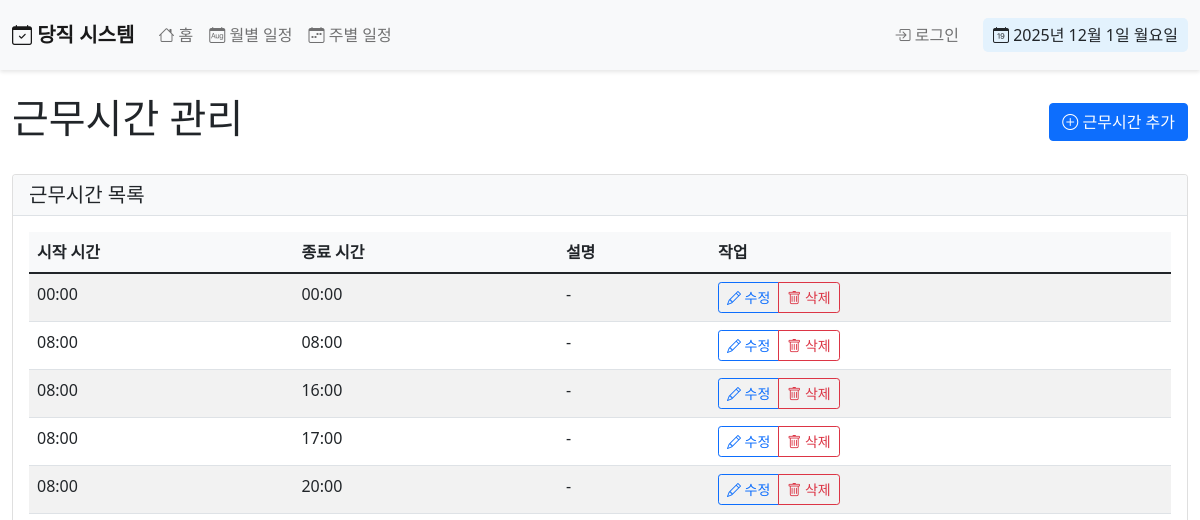
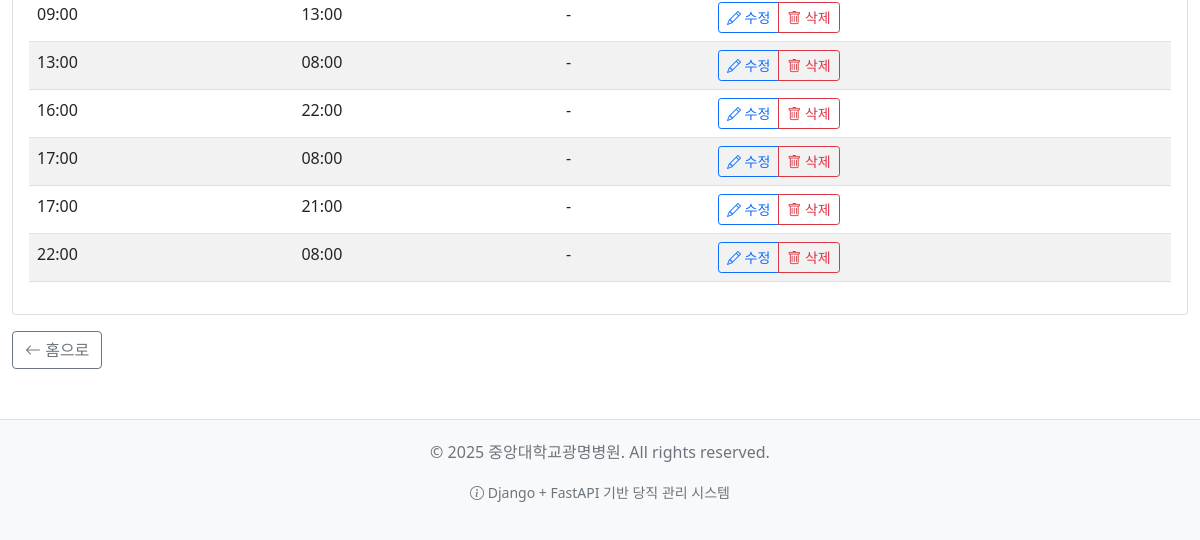
The page /schedule/work-schedules/ on the database as committed earlier (2 pictures, top to bottom).
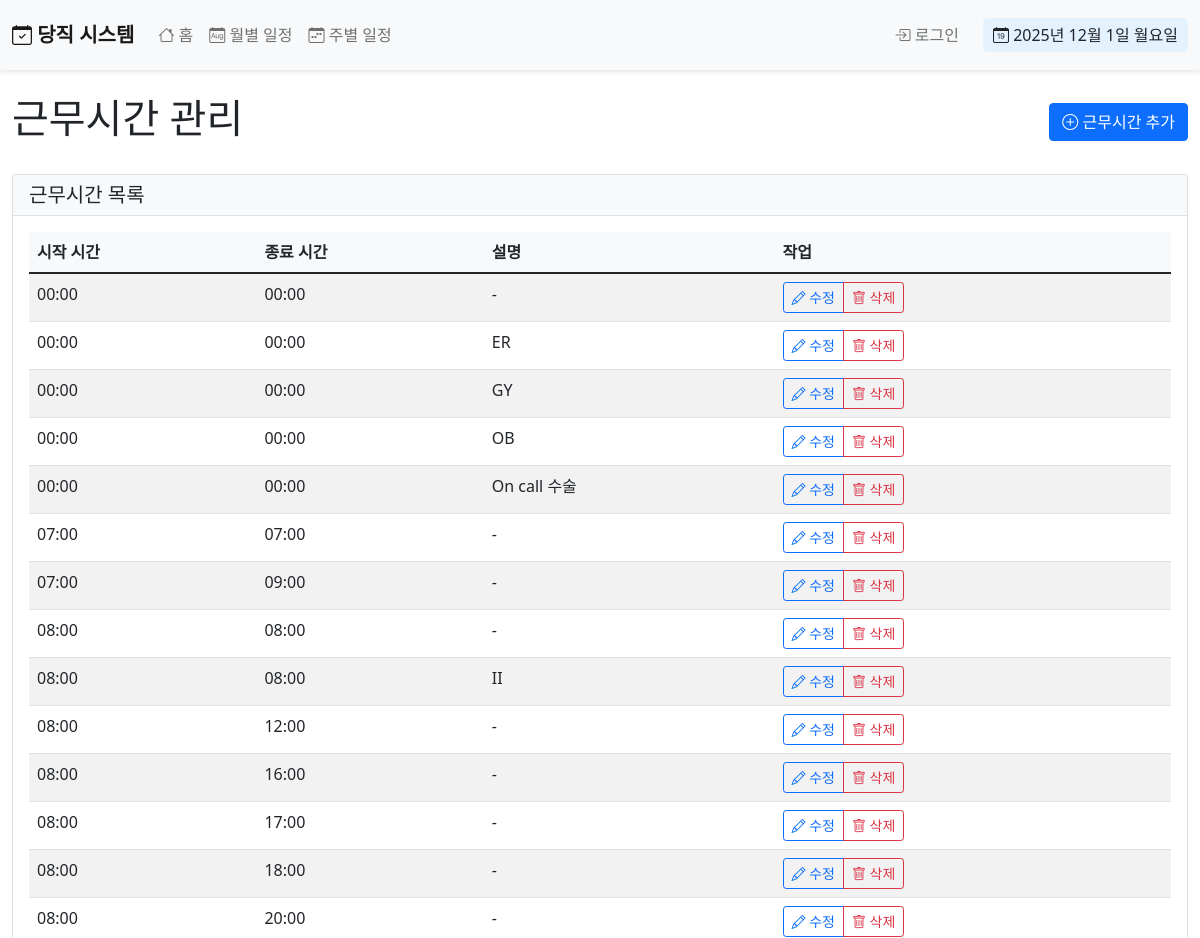
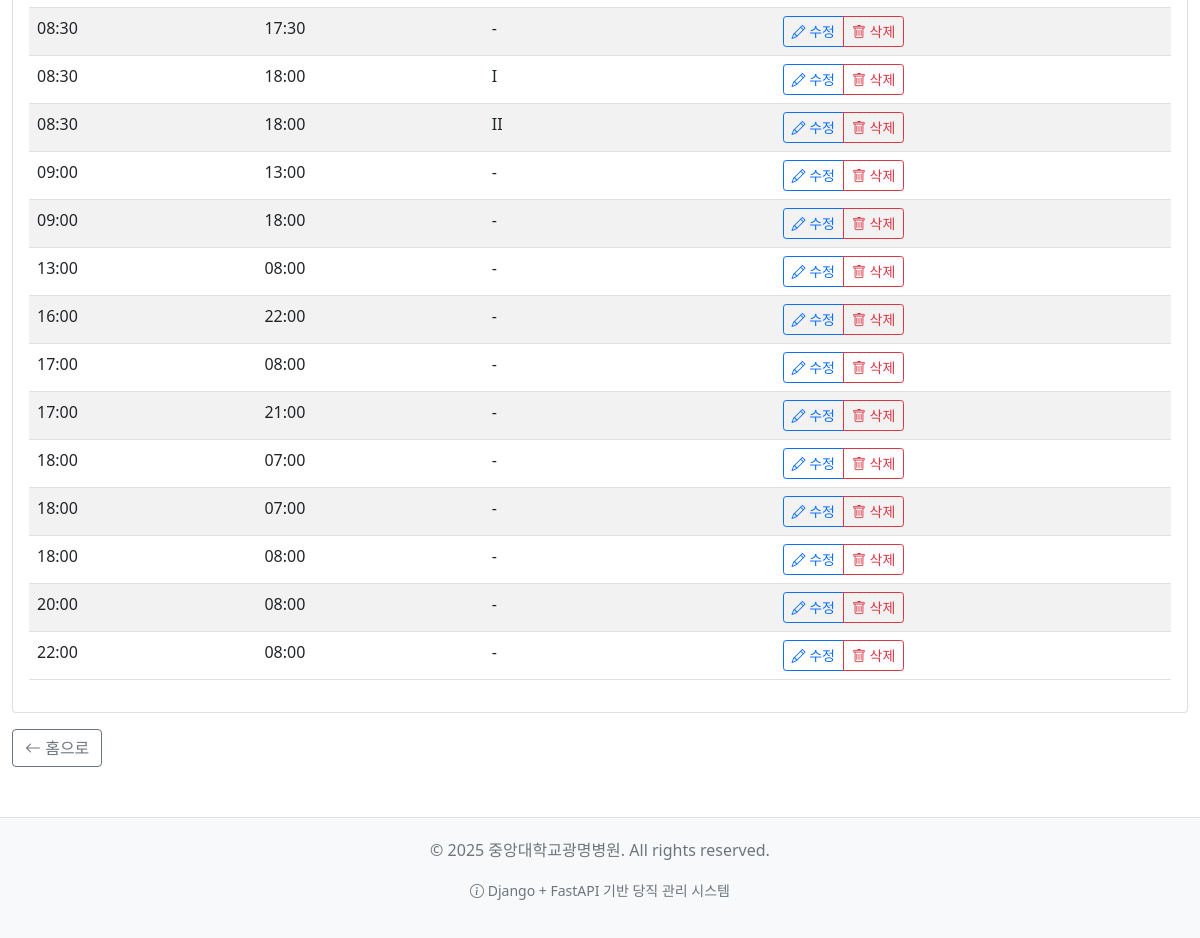
The same page on the database as committed later (2 pictures, top to bottom).
### schedule/models.py (models this page shows, shortened)
class WorkSchedule(models.Model):
    TIME_CHOICES = [
        ('00:00', '00:00'), ('00:30', '00:30'),
        ('01:00', '01:00'), ('01:30', '01:30'),
        ('02:00', '02:00'), ('02:30', '02:30'),
        ('03:00', '03:00'), ('03:30', '03:30'),
        ('04:00', '04:00'), ('04:30', '04:30'),
        ('05:00', '05:00'), ('05:30', '05:30'),
        ('06:00', '06:00'), ('06:30', '06:30'),
        ('07:00', '07:00'), ('07:30', '07:30'),
        ('08:00', '08:00'), ('08:30', '08:30'),
        ('09:00', '09:00'), ('09:30', '09:30'),
        ('10:00', '10:00'), ('10:30', '10:30'),
        ('11:00', '11:00'), ('11:30', '11:30'),
        ('12:00', '12:00'), ('12:30', '12:30'),
        ('13:00', '13:00'), ('13:30', '13:30'),
        ('14:00', '14:00'), ('14:30', '14:30'),
        ('15:00', '15:00'), ('15:30', '15:30'),
        ('16:00', '16:00'), ('16:30', '16:30'),
        ('17:00', '17:00'), ('17:30', '17:30'),
        ('18:00', '18:00'), ('18:30', '18:30'),
        ('19:00', '19:00'), ('19:30', '19:30'),
        ('20:00', '20:00'), ('20:30', '20:30'),
        ('21:00', '21:00'), ('21:30', '21:30'),
        ('22:00', '22:00'), ('22:30', '22:30'),
        ('23:00', '23:00'), ('23:30', '23:30'),
    ]
    start_time = models.CharField(max_length=10, verbose_name='시작 시간', choices=TIME_CHOICES)
    end_time = models.CharField(max_length=10, verbose_name='종료 시간', choices=TIME_CHOICES)
    description = models.CharField(max_length=100, blank=True, null=True, verbose_name='설명')
    departments = models.ManyToManyField(Department, blank=True, related_name='work_schedules', verbose_name='부서')
    class Meta:
        verbose_name = '근무 시간대'
        verbose_name_plural = '근무 시간대'
        ordering = ['start_time', 'end_time']
        unique_together = ['start_time', 'end_time', 'description']

### schedule/views.py (the view)
# urls.py: path('work-schedules/', views.WorkScheduleListView.as_view(), name='work_schedule_list'),
class WorkScheduleListView(ListView):
    model = WorkSchedule
    template_name = 'schedule/work_schedule_list.html'
    context_object_name = 'work_schedules'
    ordering = ['start_time', 'end_time']
    def get_context_data(self, **kwargs):
        context = super().get_context_data(**kwargs)
        return context

### logs/logging_config.py (called while the page is built)
def log_api_request(logger, request_data):
    logger.info(
        "API 요청",
        extra={
            'request_id': request_data.get('request_id'),
            'method': request_data.get('method'),
            'url': request_data.get('url'),
            'ip_address': request_data.get('ip_address'),
            'user_agent': request_data.get('user_agent'),
            'response_time': request_data.get('response_time'),
            'status_code': request_data.get('status_code'),
            'response_size': request_data.get('response_size'),
        }
    )

### schedule/context_processors.py (called while the page is built)
def current_date_processor(request):
    now = timezone.now()
    current_week = (now.day - 1) // 7 + 1
    return {
        'current_year': now.year,
        'current_month': now.month,
        'current_day': now.day,
        'current_week': current_week,
    }

### templates/schedule/work_schedule_list.html (shortened to what this page needs)
{% extends 'base.html' %}
{% block content %}
<div class="row">
    <div class="col-md-12">
        <div class="d-flex justify-content-between align-items-center mb-4">
            <h1>근무시간 관리</h1>
            <a href="{% url 'schedule:add_work_schedule' %}" class="btn btn-primary">
                <i class="bi bi-plus-circle"></i> 근무시간 추가
            </a>
        </div>
        <div class="card">
            <div class="card-header">
                <h5 class="mb-0">근무시간 목록</h5>
            </div>
            <div class="card-body">
                <div class="table-responsive">
                    <table class="table table-striped table-hover">
                        <thead>
                            <tr>
                                <th>시작 시간</th>
                                <th>종료 시간</th>
                                <th>설명</th>
                                <th>작업</th>
                            </tr>
                        </thead>
                        <tbody>
                            {% for work_schedule in work_schedules %}
                            <tr>
                                <td>{{ work_schedule.start_time }}</td>
                                <td>{{ work_schedule.end_time }}</td>
                                <td>{{ work_schedule.description|default:"-" }}</td>
                                <td>
                                    <div class="btn-group">
                                        <a href="{% url 'schedule:edit_work_schedule' pk=work_schedule.pk %}" class="btn btn-sm btn-outline-primary">
                                            <i class="bi bi-pencil"></i> 수정
                                        </a>
                                        <a href="{% url 'schedule:delete_work_schedule' pk=work_schedule.pk %}" class="btn btn-sm btn-outline-danger">
                                            <i class="bi bi-trash"></i> 삭제
                                        </a>
                                    </div>
                                </td>
                            </tr>
                            {% empty %}
                            <tr>
                                <td colspan="4" class="text-center">등록된 근무시간이 없습니다.</td>
                            </tr>
                            {% endfor %}
                        </tbody>
                    </table>
                </div>
            </div>
        </div>
        <div class="mt-3">
            <a href="{% url 'schedule:home' %}" class="btn btn-outline-secondary">
                <i class="bi bi-arrow-left"></i> 홈으로
            </a>
        </div>
    </div>
</div>
{% endblock %}

### templates/base.html (shortened to what this page needs)
<!DOCTYPE html>
<html lang="ko">
<head>
    <link href="https://cdn.jsdelivr.net/npm/bootstrap@5.1.3/dist/css/bootstrap.min.css" rel="stylesheet">
    <link rel="stylesheet" href="https://cdn.jsdelivr.net/npm/bootstrap-icons@1.7.2/font/bootstrap-icons.css">
</head>
<body>
    <nav class="navbar navbar-expand-lg navbar-light bg-light">
        <div class="container-fluid">
            <a class="navbar-brand" href="{% url 'schedule:home' %}">
                <i class="bi bi-calendar-check"></i> 당직 시스템
            </a>
            <div class="collapse navbar-collapse" id="navbarNav">
                <ul class="navbar-nav me-auto">
                    <li class="nav-item">
                        <a class="nav-link {% if request.resolver_match.url_name == 'home' %}active{% endif %}" href="{% url 'schedule:home' %}">
                            <i class="bi bi-house"></i> 홈
                        </a>
                    </li>
                    <li class="nav-item">
                        <a class="nav-link {% if request.resolver_match.url_name == 'month_schedule' %}active{% endif %}" href="{% url 'schedule:month_schedule' year=current_year month=current_month %}">
                            <i class="bi bi-calendar-month"></i> 월별 일정
                        </a>
                    </li>
                    <li class="nav-item">
                        <a class="nav-link {% if request.resolver_match.url_name == 'week_schedule' %}active{% endif %}" href="{% url 'schedule:week_schedule' year=current_year month=current_month week=current_week %}">
                            <i class="bi bi-calendar-week"></i> 주별 일정
                        </a>
                    </li>
                </ul>
                <ul class="navbar-nav">
                    {% if user.is_authenticated %}
                        <li class="nav-item dropdown">
                            <a class="nav-link dropdown-toggle" href="#" id="userDropdown" role="button" data-bs-toggle="dropdown" aria-expanded="false">
                                <i class="bi bi-person-circle"></i> {{ user.username }}
                            </a>
                            <ul class="dropdown-menu dropdown-menu-end" aria-labelledby="userDropdown">
                                <li><h6 class="dropdown-header">
                                    <i class="bi bi-person"></i> {{ user.get_full_name|default:user.username }}
                                </h6></li>
                                <li><hr class="dropdown-divider"></li>
                                {% if user.is_staff %}
                                <li><small class="dropdown-item-text text-muted">
                                    <i class="bi bi-shield-check"></i> 관리자 권한
                                </small></li>
                                <li><hr class="dropdown-divider"></li>
                                {% endif %}
                                <li>
                                    <form method="post" action="{% url 'logout' %}" class="logout-form">
                                        {% csrf_token %}
                                        <button type="submit" class="logout-btn">
                                            <i class="bi bi-box-arrow-right"></i> 로그아웃
                                        </button>
                                    </form>
                                </li>
                            </ul>
                        </li>
                    {% else %}
                        <li class="nav-item">
                            <a class="nav-link" href="{% url 'login' %}">
                                <i class="bi bi-box-arrow-in-right"></i> 로그인
                            </a>
                        </li>
                    {% endif %}
                </ul>
                <div class="current-date ms-3">
                    <i class="bi bi-calendar-date"></i>
                    <span id="currentDate"></span>
                </div>
            </div>
        </div>
    </nav>
    <main class="container-fluid mt-4">
        {% block content %}
        {% endblock %}
    </main>
    <footer class="text-center text-muted">
        <div class="container">
            <p>&copy; 2025 중앙대학교광명병원. All rights reserved.</p>
            <p>
                <small>
                    <i class="bi bi-info-circle"></i>
                    Django + FastAPI 기반 당직 관리 시스템
                </small>
            </p>
        </div>
    </footer>
</body>
</html>

### templates/base.html (style rules this page uses)
.navbar-brand { font-weight: bold; }
.current-date { background-color: #e3f2fd; border-radius: 5px; padding: 5px 10px; margin: 10px 0; }
.card-header { background-color: #f8f9fa; border-bottom: 1px solid #dee2e6; }
.table th { background-color: #f8f9fa; }
footer { margin-top: 50px; padding: 20px 0; background-color: #f8f9fa; border-top: 1px solid #dee2e6; }
.navbar { box-shadow: 0 2px 4px rgba(0,0,0,.1); }
.nav-link { font-weight: 500; transition: color 0.2s; }

Rows that differ between the two databases and show on the page:
added WorkSchedule: start_time "00:00", end_time "00:00", description "ER"
added WorkSchedule: start_time "00:00", end_time "00:00", description "GY"
added WorkSchedule: start_time "00:00", end_time "00:00", description "OB"
added WorkSchedule: start_time "00:00", end_time "00:00", description "On call 수술"
added WorkSchedule: start_time "07:00", end_time "07:00", description "-"
added WorkSchedule: start_time "07:00", end_time "09:00", description "-"
added WorkSchedule: start_time "08:00", end_time "08:00", description "II"
added WorkSchedule: start_time "08:00", end_time "12:00", description "-"
added WorkSchedule: start_time "08:00", end_time "18:00", description "-"
added WorkSchedule: start_time "08:30", end_time "17:30", description "-"
added WorkSchedule: start_time "08:30", end_time "18:00", description "I"
added WorkSchedule: start_time "08:30", end_time "18:00", description "II"
added WorkSchedule: start_time "09:00", end_time "18:00", description "-"
added WorkSchedule: start_time "18:00", end_time "07:00", description "-"
added WorkSchedule: start_time "18:00", end_time "07:00", description "-"
added WorkSchedule: start_time "18:00", end_time "08:00", description "-"
added WorkSchedule: start_time "20:00", end_time "08:00", description "-"
